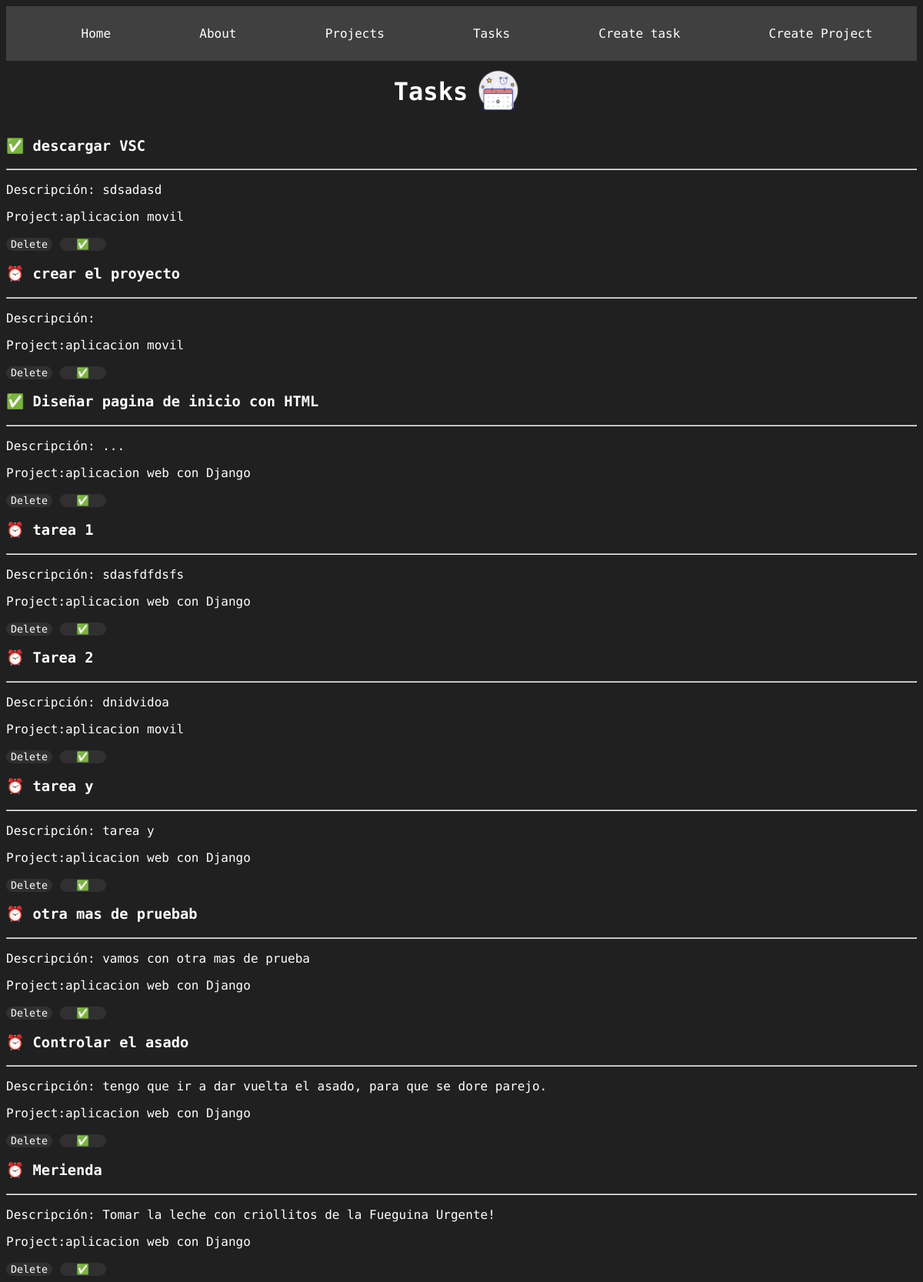
/tasks/, run on the app's committed database.
### myapp/models.py (models this page shows, shortened)
class Task(models.Model):
    title = models.CharField(max_length=200)
    description = models.TextField()
    project  = models.ForeignKey(Project,on_delete = models.CASCADE)
    done=models.BooleanField(default = False)

class Project (models.Model):
    name= models.CharField(max_length = 200)

### myapp/views.py (the view)
# urls.py: path('tasks/',views.tasks,name="tasks"),
def tasks(request):
    tasks = Task.objects.all()
    return render(request,'task/tasks.html',{
        'tasks': tasks,
    })

### myapp/templates/task/tasks.html (shortened to what this page needs)
{% extends 'layouts/base.html' %}
{% load static %}
    {% block content %}
    <div class="taskHeader">
        <h1>Tasks</h1>
        <img class="logoTask" src="{% static 'task.png' %}" alt="" width="60" height="60">
    </div>
    {% for task in tasks %}
    <div class="tasks">
        <h3> {% if task.done == False%} ⏰ {%else%} ✅ {%endif%} {{task.title}}</h3>
        <hr>
        <p>Descripción: {{task.description}}</p>
        <p>Project:{{task.project.name}}</p>
        <div class="butons">
            <button>Delete</button>
            <button>✅</button>
        </div>
    </div>
    {%endfor%}
    {% endblock %}

### myapp/templates/layouts/base.html (shortened to what this page needs)
{% load static %}
<!DOCTYPE html>
<html lang="en">
<head>
    <link rel="stylesheet" href="{% static '/styles/main.css' %}">
</head>
<body>
    <nav class="navbar">
        <ul>
            <li><a href="{% url 'index' %}">Home</a></li>
            <li><a href="{% url 'about' %}">About</a></li>
            <li><a href="{% url 'projects' %}">Projects</a></li>
            <li><a href="{% url 'tasks' %}">Tasks</a></li>
            <li><a href="{% url 'create_task' %}">Create task</a></li>
            <li><a href="{% url 'create_project' %}">Create Project</a></li>
        </ul>
    </nav>
    {% block content %}
    {% endblock %}
</body>
</html>

### myapp/static/styles/main.css (style rules this page uses)
* { font-family: "Encode Sans", sans-serif; }
body { background-color: #202020; }
.navbar { background-color: #404040; padding: 10px 0; }
.navbar ul { display: flex; justify-content: space-around; list-style: none; }
.navbar ul li a { color: white; text-decoration: none; position: relative; }
.navbar ul li a::before { content: ''; position: absolute; bottom: 0; left: 0; width: 100%; height: 2px; background: linear-gradient(to right, #929487, #A1B0AB, #C3DAC3); z-index: 1; transform: scaleX(0); transform-origin: left; transition: transform 0.5s ease-in-out; }
.taskHeader { display: flex; color: white; justify-content: center; }
.taskHeader .logoTask { margin: 10px; }
.tasks { color: white; }
button { background-color: #303030; border: none; width: 60px; color: white; border-radius: 10px; }
* { color: white; }

### data on the page
Task: title "descargar VSC", description "sdsadasd", project.name "aplicacion movil"
Task: title "crear el proyecto", project.name "aplicacion movil"
Task: title "Diseñar pagina de inicio con HTML", description "...", project.name "aplicacion web con Django"
Task: title "tarea 1", description "sdasfdfdsfs", project.name "aplicacion web con Django"
Task: title "Tarea 2", description "dnidvidoa", project.name "aplicacion movil"
Task: title "tarea y", description "tarea y", project.name "aplicacion web con Django"
Task: title "otra mas de pruebab", description "vamos con otra mas de prueba", project.name "aplicacion web con Django"
Task: title "Controlar el asado", description "tengo que ir a dar vuelta el asado, para que se dore parejo.", project.name "aplicacion web con Django"
Task: title "Merienda", description "Tomar la leche con criollitos de la Fueguina Urgente!", project.name "aplicacion web con Django"
